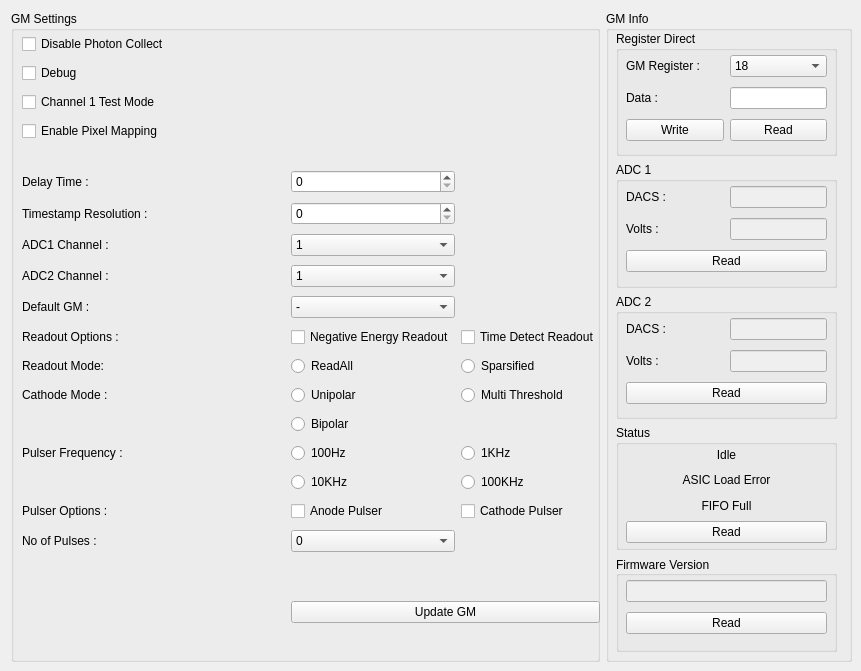
      <widget class="QWidget" name="GMFPGATab">
       <attribute name="title">
        <string>FPGA</string>
       </attribute>
       <widget class="QWidget" name="layoutWidget5">
        <property name="geometry">
         <rect>
          <x>11</x>
          <y>11</y>
          <width>841</width>
          <height>651</height>
         </rect>
        </property>
        <layout class="QGridLayout" name="gridLayout_23" columnstretch="120,50">
         <item row="0" column="0">
          <widget class="QGroupBox" name="gmOptGroup">
           <property name="title">
            <string>GM Settings</string>
           </property>
           <widget class="QWidget" name="layoutWidget13">
            <property name="geometry">
             <rect>
              <x>11</x>
              <y>20</y>
              <width>578</width>
              <height>611</height>
             </rect>
            </property>
            <layout class="QGridLayout" name="gridLayout_14" columnstretch="30,0,0">
             <item row="2" column="0">
              <widget class="QCheckBox" name="GMChannel1TestModeCheck">
               <property name="text">
                <string>Channel 1 Test Mode</string>
               </property>
              </widget>
             </item>
             <item row="1" column="0">
              <widget class="QCheckBox" name="GMDebugCheck">
               <property name="text">
                <string>Debug</string>
               </property>
              </widget>
             </item>
             <item row="0" column="0">
              <widget class="QCheckBox" name="GMDisPhotonCollectCheck">
               <property name="text">
                <string>Disable Photon Collect</string>
               </property>
              </widget>
             </item>
             <item row="8" column="1">
              <widget class="QComboBox" name="ADC2ChannelCombo">
               <item>
                <property name="text">
                 <string>1</string>
                </property>
               </item>
               <item>
                <property name="text">
                 <string>2</string>
                </property>
               </item>
              </widget>
             </item>
             <item row="8" column="0">
              <widget class="QLabel" name="ADC2ChannelLabel">
               <property name="text">
                <string>ADC2 Channel :</string>
               </property>
               <property name="alignment">
                <set>Qt::AlignLeading|Qt::AlignLeft|Qt::AlignVCenter</set>
               </property>
              </widget>
             </item>
             <item row="9" column="0">
              <widget class="QLabel" name="defaultGMLab">
               <property name="text">
                <string>Default GM :</string>
               </property>
               <property name="alignment">
                <set>Qt::AlignLeading|Qt::AlignLeft|Qt::AlignVCenter</set>
               </property>
              </widget>
             </item>
             <item row="7" column="1">
              <widget class="QComboBox" name="ADC1ChannelCombo">
               <item>
                <property name="text">
                 <string>1</string>
                </property>
               </item>
               <item>
                <property name="text">
                 <string>2</string>
                </property>
               </item>
              </widget>
             </item>
             <item row="11" column="0">
              <widget class="QLabel" name="readoutModeLabel">
               <property name="text">
                <string>Readout Mode:</string>
               </property>
              </widget>
             </item>
             <item row="11" column="1">
              <widget class="QRadioButton" name="readAllRadio">
               <property name="text">
                <string>ReadAll</string>
               </property>
               <attribute name="buttonGroup">
                <string notr="true">GMReadoutModeBtnGroup</string>
               </attribute>
              </widget>
             </item>
             <item row="5" column="0">
              <widget class="QLabel" name="delayTimeLabel">
               <property name="text">
                <string>Delay Time :</string>
               </property>
               <property name="alignment">
                <set>Qt::AlignLeading|Qt::AlignLeft|Qt::AlignVCenter</set>
               </property>
              </widget>
             </item>
             <item row="6" column="1">
              <widget class="QSpinBox" name="timestampResSpinner">
               <property name="maximum">
                <number>25500</number>
               </property>
               <property name="singleStep">
                <number>100</number>
               </property>
              </widget>
             </item>
             <item row="5" column="1">
              <widget class="QSpinBox" name="delayTimeSpinner">
               <property name="maximum">
                <number>5100</number>
               </property>
               <property name="singleStep">
                <number>20</number>
               </property>
              </widget>
             </item>
             <item row="6" column="0">
              <widget class="QLabel" name="timestampResLabel">
               <property name="text">
                <string>Timestamp Resolution :</string>
               </property>
               <property name="alignment">
                <set>Qt::AlignLeading|Qt::AlignLeft|Qt::AlignVCenter</set>
               </property>
              </widget>
             </item>
             <item row="7" column="0">
              <widget class="QLabel" name="ADC1ChannelLbl">
               <property name="text">
                <string>ADC1 Channel :</string>
               </property>
               <property name="alignment">
                <set>Qt::AlignLeading|Qt::AlignLeft|Qt::AlignVCenter</set>
               </property>
              </widget>
             </item>
             <item row="4" column="0" colspan="3">
              <spacer name="verticalSpacer">
               <property name="orientation">
                <enum>Qt::Vertical</enum>
               </property>
               <property name="sizeType">
                <enum>QSizePolicy::Fixed</enum>
               </property>
               <property name="sizeHint" stdset="0">
                <size>
                 <width>20</width>
                 <height>20</height>
                </size>
               </property>
              </spacer>
             </item>
             <item row="19" column="1" colspan="2">
              <widget class="QPushButton" name="UpdateGMButton">
               <property name="text">
                <string>Update GM</string>
               </property>
              </widget>
             </item>
             <item row="15" column="1">
              <widget class="QRadioButton" name="tenKHz">
               <property name="text">
                <string>10KHz</string>
               </property>
               <attribute name="buttonGroup">
                <string notr="true">GMPulserFreqBtnGroup</string>
               </attribute>
              </widget>
             </item>
             <item row="14" column="1">
              <widget class="QRadioButton" name="hundredHzRadio">
               <property name="text">
                <string>100Hz</string>
               </property>
               <attribute name="buttonGroup">
                <string notr="true">GMPulserFreqBtnGroup</string>
               </attribute>
              </widget>
             </item>
             <item row="14" column="0">
              <widget class="QLabel" name="pulserFreqLabel">
               <property name="text">
                <string>Pulser Frequency :</string>
               </property>
              </widget>
             </item>
             <item row="17" column="0">
              <widget class="QLabel" name="NoOfPulsesLabel">
               <property name="text">
                <string>No of Pulses :</string>
               </property>
              </widget>
             </item>
             <item row="16" column="2">
              <widget class="QCheckBox" name="cathodePulserCheck">
               <property name="text">
                <string>Cathode Pulser</string>
               </property>
              </widget>
             </item>
             <item row="15" column="2">
              <widget class="QRadioButton" name="hundredKHz">
               <property name="text">
                <string>100KHz</string>
               </property>
               <attribute name="buttonGroup">
                <string notr="true">GMPulserFreqBtnGroup</string>
               </attribute>
              </widget>
             </item>
             <item row="13" column="1">
              <widget class="QRadioButton" name="bipolarRadio">
               <property name="text">
                <string>Bipolar</string>
               </property>
               <attribute name="buttonGroup">
                <string notr="true">GMCathodeModeBtnGroup</string>
               </attribute>
              </widget>
             </item>
             <item row="16" column="0">
              <widget class="QLabel" name="pulserOptLabel">
               <property name="text">
                <string>Pulser Options :</string>
               </property>
              </widget>
             </item>
             <item row="17" column="1">
              <widget class="QComboBox" name="noOfPulsesCombo">
               <item>
                <property name="text">
                 <string>0</string>
                </property>
               </item>
               <item>
                <property name="text">
                 <string>1</string>
                </property>
               </item>
               <item>
                <property name="text">
                 <string>2</string>
                </property>
               </item>
               <item>
                <property name="text">
                 <string>3</string>
                </property>
               </item>
               <item>
                <property name="text">
                 <string>4</string>
                </property>
               </item>
               <item>
                <property name="text">
                 <string>5</string>
                </property>
               </item>
               <item>
                <property name="text">
                 <string>6</string>
                </property>
               </item>
               <item>
                <property name="text">
                 <string>7</string>
                </property>
               </item>
               <item>
                <property name="text">
                 <string>8</string>
                </property>
               </item>
               <item>
                <property name="text">
                 <string>9</string>
                </property>
               </item>
               <item>
                <property name="text">
                 <string>10</string>
                </property>
               </item>
               <item>
                <property name="text">
                 <string>11</string>
                </property>
               </item>
               <item>
                <property name="text">
                 <string>12</string>
                </property>
               </item>
               <item>
                <property name="text">
                 <string>13</string>
                </property>
               </item>
               <item>
                <property name="text">
                 <string>14</string>
                </property>
               </item>
               <item>
                <property name="text">
                 <string>15</string>
                </property>
               </item>
              </widget>
             </item>
             <item row="12" column="2">
              <widget class="QRadioButton" name="multiThreshRadio">
               <property name="text">
                <string>Multi Threshold</string>
               </property>
               <attribute name="buttonGroup">
                <string notr="true">GMCathodeModeBtnGroup</string>
               </attribute>
              </widget>
             </item>
             <item row="9" column="1">
              <widget class="QComboBox" name="defaultGMCombo">
               <item>
                <property name="text">
                 <string>-</string>
                </property>
               </item>
               <item>
                <property name="text">
                 <string>1</string>
                </property>
               </item>
               <item>
                <property name="text">
                 <string>2</string>
                </property>
               </item>
               <item>
                <property name="text">
                 <string>3</string>
                </property>
               </item>
               <item>
                <property name="text">
                 <string>4</string>
                </property>
               </item>
              </widget>
             </item>
             <item row="14" column="2">
              <widget class="QRadioButton" name="oneKHzRadio">
               <property name="text">
                <string>1KHz</string>
               </property>
               <attribute name="buttonGroup">
                <string notr="true">GMPulserFreqBtnGroup</string>
               </attribute>
              </widget>
             </item>
             <item row="18" column="0" colspan="3">
              <spacer name="verticalSpacer_4">
               <property name="orientation">
                <enum>Qt::Vertical</enum>
               </property>
               <property name="sizeType">
                <enum>QSizePolicy::Fixed</enum>
               </property>
               <property name="sizeHint" stdset="0">
                <size>
                 <width>20</width>
                 <height>40</height>
                </size>
               </property>
              </spacer>
             </item>
             <item row="16" column="1">
              <widget class="QCheckBox" name="anodePulserCheck">
               <property name="text">
                <string>Anode Pulser</string>
               </property>
              </widget>
             </item>
             <item row="12" column="0">
              <widget class="QLabel" name="cathodeModeLabel">
               <property name="text">
                <string>Cathode Mode :</string>
               </property>
              </widget>
             </item>
             <item row="11" column="2">
              <widget class="QRadioButton" name="sparsifiedRadio">
               <property name="text">
                <string>Sparsified</string>
               </property>
               <attribute name="buttonGroup">
                <string notr="true">GMReadoutModeBtnGroup</string>
               </attribute>
              </widget>
             </item>
             <item row="12" column="1">
              <widget class="QRadioButton" name="unipolarRadio">
               <property name="text">
                <string>Unipolar</string>
               </property>
               <attribute name="buttonGroup">
                <string notr="true">GMCathodeModeBtnGroup</string>
               </attribute>
              </widget>
             </item>
             <item row="10" column="2">
              <widget class="QCheckBox" name="timeDetectCheck">
               <property name="text">
                <string>Time Detect Readout</string>
               </property>
              </widget>
             </item>
             <item row="10" column="0">
              <widget class="QLabel" name="gmReadoutOptLab">
               <property name="text">
                <string>Readout Options :</string>
               </property>
              </widget>
             </item>
             <item row="10" column="1">
              <widget class="QCheckBox" name="negEnergyCheck">
               <property name="text">
                <string>Negative Energy Readout</string>
               </property>
              </widget>
             </item>
             <item row="3" column="0">
              <widget class="QCheckBox" name="GMPixelMapCheck">
               <property name="text">
                <string>Enable Pixel Mapping</string>
               </property>
              </widget>
             </item>
            </layout>
           </widget>
          </widget>
         </item>
         <item row="0" column="1">
          <widget class="QGroupBox" name="GMInfoGroup">
           <property name="title">
            <string>GM Info</string>
           </property>
           <widget class="QWidget" name="layoutWidget612">
            <property name="geometry">
             <rect>
              <x>10</x>
              <y>20</y>
              <width>221</width>
              <height>621</height>
             </rect>
            </property>
            <layout class="QGridLayout" name="gridLayout" rowstretch="21,21,21,21,16">
             <item row="0" column="0">
              <widget class="QGroupBox" name="GMRegDirectGroup">
               <property name="title">
                <string>Register Direct</string>
               </property>
               <widget class="QWidget" name="layoutWidget521">
                <property name="geometry">
                 <rect>
                  <x>10</x>
                  <y>20</y>
                  <width>201</width>
                  <height>95</height>
                 </rect>
                </property>
                <layout class="QGridLayout" name="gridLayout_4" columnstretch="50,50">
                 <item row="0" column="0">
                  <widget class="QLabel" name="GMRegNumLabel">
                   <property name="text">
                    <string>GM Register :</string>
                   </property>
                   <property name="alignment">
                    <set>Qt::AlignLeading|Qt::AlignLeft|Qt::AlignVCenter</set>
                   </property>
                  </widget>
                 </item>
                 <item row="0" column="1">
                  <widget class="QComboBox" name="gmRegNoCombo">
                   <item>
                    <property name="text">
                     <string>18</string>
                    </property>
                   </item>
                   <item>
                    <property name="text">
                     <string>19</string>
                    </property>
                   </item>
                   <item>
                    <property name="text">
                     <string>20</string>
                    </property>
                   </item>
                   <item>
                    <property name="text">
                     <string>21</string>
                    </property>
                   </item>
                   <item>
                    <property name="text">
                     <string>22</string>
                    </property>
                   </item>
                   <item>
                    <property name="text">
                     <string>23</string>
                    </property>
                   </item>
                   <item>
                    <property name="text">
                     <string>24</string>
                    </property>
                   </item>
                  </widget>
                 </item>
                 <item row="1" column="0">
                  <widget class="QLabel" name="GMRegDataLabel">
                   <property name="text">
                    <string>Data :</string>
                   </property>
                   <property name="alignment">
                    <set>Qt::AlignLeading|Qt::AlignLeft|Qt::AlignVCenter</set>
                   </property>
                  </widget>
                 </item>
                 <item row="1" column="1">
                  <widget class="QLineEdit" name="gmDataEdit"/>
                 </item>
                 <item row="2" column="0">
                  <widget class="QPushButton" name="gmWriteRegButton">
                   <property name="text">
                    <string>Write</string>
                   </property>
                  </widget>
                 </item>
                 <item row="2" column="1">
                  <widget class="QPushButton" name="gmRegReadButton">
                   <property name="text">
                    <string>Read</string>
                   </property>
                  </widget>
                 </item>
                </layout>
               </widget>
              </widget>
             </item>
             <item row="1" column="0">
              <widget class="QGroupBox" name="ADC1Group">
               <property name="title">
                <string>ADC 1</string>
               </property>
               <widget class="QWidget" name="gridLayoutWidget_15">
                <property name="geometry">
                 <rect>
                  <x>10</x>
                  <y>20</y>
                  <width>201</width>
                  <height>95</height>
                 </rect>
                </property>
                <layout class="QGridLayout" name="gridLayout_15" rowstretch="10,10,10" columnstretch="50,50">
                 <item row="1" column="0">
                  <widget class="QLabel" name="ADC1VoltsLab">
                   <property name="text">
                    <string>Volts :</string>
                   </property>
                   <property name="alignment">
                    <set>Qt::AlignLeading|Qt::AlignLeft|Qt::AlignVCenter</set>
                   </property>
                  </widget>
                 </item>
                 <item row="0" column="0">
                  <widget class="QLabel" name="ADC1DACSLab">
                   <property name="text">
                    <string>DACS :</string>
                   </property>
                   <property name="alignment">
                    <set>Qt::AlignLeading|Qt::AlignLeft|Qt::AlignVCenter</set>
                   </property>
                  </widget>
                 </item>
                 <item row="0" column="1">
                  <widget class="QLineEdit" name="ADC1DACSEdit">
                   <property name="enabled">
                    <bool>false</bool>
                   </property>
                  </widget>
                 </item>
                 <item row="1" column="1">
                  <widget class="QLineEdit" name="ADC1VoltsEdit">
                   <property name="enabled">
                    <bool>false</bool>
                   </property>
                  </widget>
                 </item>
                 <item row="2" column="0" colspan="2">
                  <widget class="QPushButton" name="ADC1ReadButton">
                   <property name="text">
                    <string>Read</string>
                   </property>
                  </widget>
                 </item>
                </layout>
               </widget>
              </widget>
             </item>
             <item row="2" column="0">
              <widget class="QGroupBox" name="ADC2Group">
               <property name="title">
                <string>ADC 2</string>
               </property>
               <widget class="QWidget" name="gridLayoutWidget_16">
                <property name="geometry">
                 <rect>
                  <x>10</x>
                  <y>20</y>
                  <width>201</width>
                  <height>95</height>
                 </rect>
                </property>
                <layout class="QGridLayout" name="gridLayout_16" rowstretch="10,10,10" columnstretch="50,50">
                 <item row="1" column="0">
                  <widget class="QLabel" name="ADC2VoltsLab">
                   <property name="text">
                    <string>Volts :</string>
                   </property>
                   <property name="alignment">
                    <set>Qt::AlignLeading|Qt::AlignLeft|Qt::AlignVCenter</set>
                   </property>
                  </widget>
                 </item>
                 <item row="0" column="0">
                  <widget class="QLabel" name="ADC2DACSLab">
                   <property name="text">
                    <string>DACS :</string>
                   </property>
                   <property name="alignment">
                    <set>Qt::AlignLeading|Qt::AlignLeft|Qt::AlignVCenter</set>
                   </property>
                  </widget>
                 </item>
                 <item row="0" column="1">
                  <widget class="QLineEdit" name="ADC2DACSEdit">
                   <property name="enabled">
                    <bool>false</bool>
                   </property>
                  </widget>
                 </item>
                 <item row="1" column="1">
                  <widget class="QLineEdit" name="ADC2VoltsEdit">
                   <property name="enabled">
                    <bool>false</bool>
                   </property>
                  </widget>
                 </item>
                 <item row="2" column="0" colspan="2">
                  <widget class="QPushButton" name="ADC2ReadBtn">
                   <property name="text">
                    <string>Read</string>
                   </property>
                  </widget>
                 </item>
                </layout>
               </widget>
              </widget>
             </item>
             <item row="3" column="0">
              <widget class="QGroupBox" name="groupBox">
               <property name="title">
                <string>Status</string>
               </property>
               <widget class="QWidget" name="gridLayoutWidget_13">
                <property name="geometry">
                 <rect>
                  <x>10</x>
                  <y>20</y>
                  <width>201</width>
                  <height>98</height>
                 </rect>
                </property>
                <layout class="QGridLayout" name="gridLayout_13" rowstretch="10,10,10,10">
                 <item row="0" column="0">
                  <widget class="QLabel" name="IdleLab">
                   <property name="text">
                    <string>Idle</string>
                   </property>
                   <property name="alignment">
                    <set>Qt::AlignCenter</set>
                   </property>
                  </widget>
                 </item>
                 <item row="1" column="0">
                  <widget class="QLabel" name="ASICLoadErrorLab">
                   <property name="text">
                    <string>ASIC Load Error</string>
                   </property>
                   <property name="alignment">
                    <set>Qt::AlignCenter</set>
                   </property>
                  </widget>
                 </item>
                 <item row="2" column="0">
                  <widget class="QLabel" name="FIFOFullLab">
                   <property name="text">
                    <string>FIFO Full</string>
                   </property>
                   <property name="alignment">
                    <set>Qt::AlignCenter</set>
                   </property>
                  </widget>
                 </item>
                 <item row="3" column="0">
                  <widget class="QPushButton" name="GMStatusBtn">
                   <property name="text">
                    <string>Read</string>
                   </property>
                  </widget>
                 </item>
                </layout>
               </widget>
              </widget>
             </item>
             <item row="4" column="0">
              <widget class="QGroupBox" name="GMFirmwareVerGroup">
               <property name="title">
                <string>Firmware Version</string>
               </property>
               <property name="alignment">
                <set>Qt::AlignLeading|Qt::AlignLeft|Qt::AlignVCenter</set>
               </property>
               <widget class="QWidget" name="layoutWidget11">
                <property name="geometry">
                 <rect>
                  <x>10</x>
                  <y>20</y>
                  <width>201</width>
                  <height>62</height>
                 </rect>
                </property>
                <layout class="QGridLayout" name="gridLayout_22">
                 <property name="verticalSpacing">
                  <number>6</number>
                 </property>
                 <item row="0" column="0">
                  <widget class="QLineEdit" name="GMFirmwareVerEdit">
                   <property name="enabled">
                    <bool>false</bool>
                   </property>
                   <property name="alignment">
                    <set>Qt::AlignCenter</set>
                   </property>
                  </widget>
                 </item>
                 <item row="1" column="0">
                  <widget class="QPushButton" name="ReadGMFirmwareBtn">
                   <property name="text">
                    <string>Read</string>
                   </property>
                  </widget>
                 </item>
                </layout>
               </widget>
              </widget>
             </item>
            </layout>
           </widget>
          </widget>
         </item>
        </layout>
       </widget>
      </widget>
